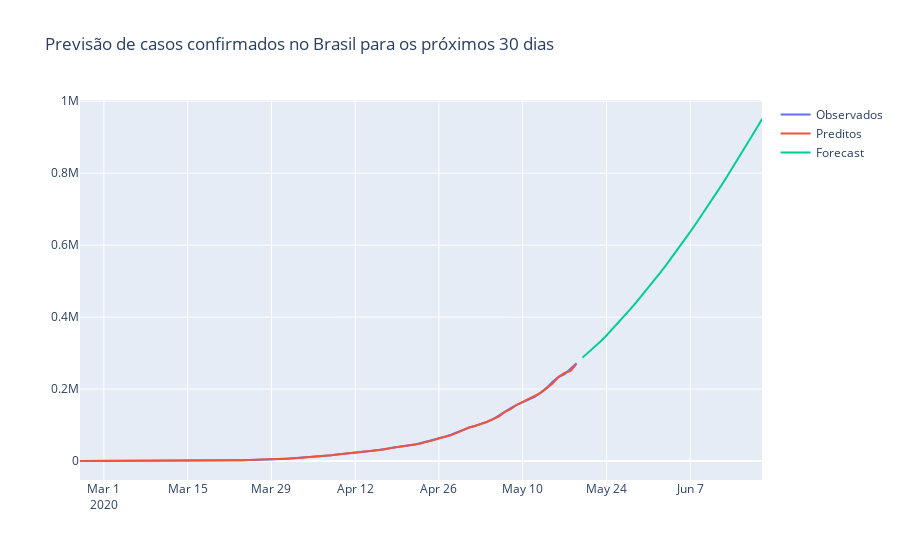

Source (notebook cell):
### Code cell
fig = go.Figure(go.Scatter(
    x=confirmados.index, y=confirmados, name='Observados'
))

fig.add_trace(go.Scatter(
    x=confirmados.index, y=modelo.predict_in_sample(), name='Preditos'
))

fig.add_trace(go.Scatter(
    x=pd.date_range('2020-05-20', '2020-06-20'), y=modelo.predict(31), name='Forecast'
))

fig.update_layout(title='Previsão de casos confirmados no Brasil para os próximos 30 dias')
fig.show()
